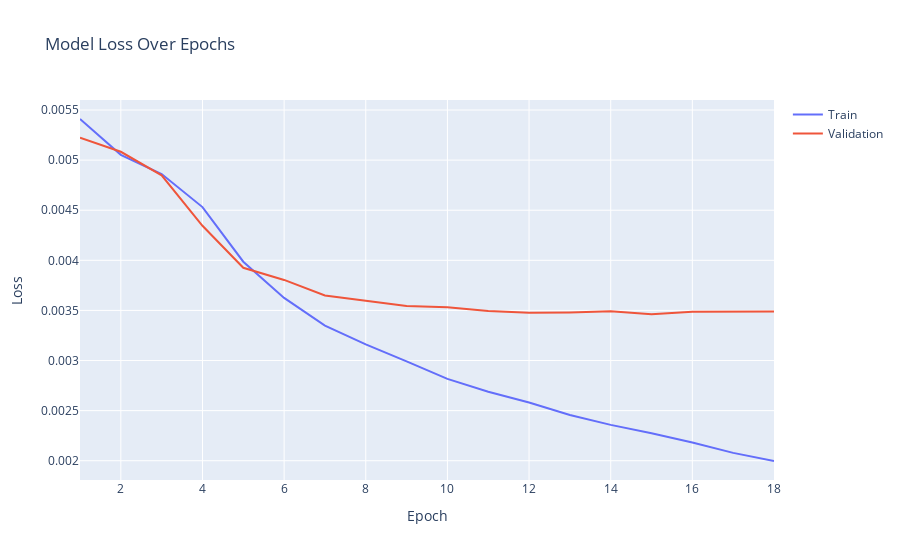
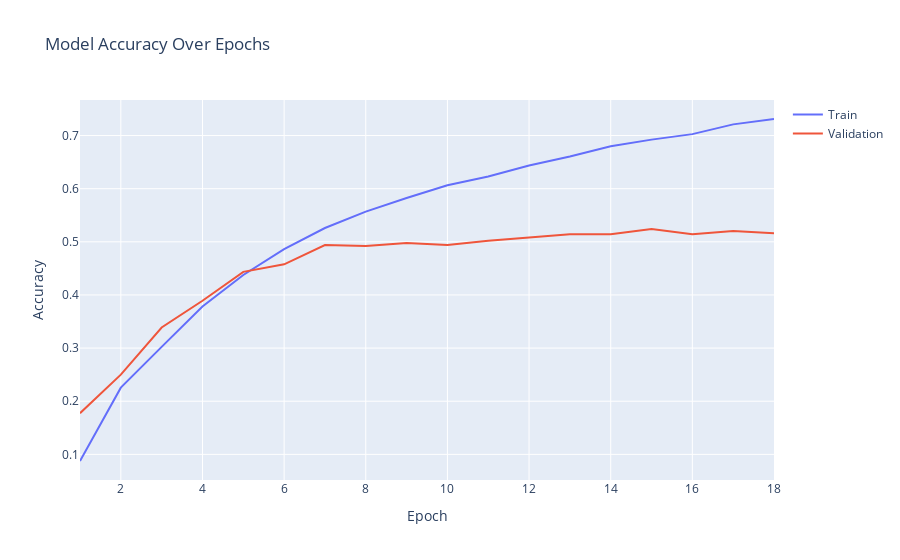

The cell these charts' notebook holds for them, in order:
### Code cell
import plotly.graph_objects as go

# Create interactive plot for loss
fig_loss = go.Figure()
fig_loss.add_trace(go.Scatter(x=list(range(1, len(history.history['loss']) + 1)), y=history.history['loss'], mode='lines', name='Train'))
fig_loss.add_trace(go.Scatter(x=list(range(1, len(history.history['val_loss']) + 1)), y=history.history['val_loss'], mode='lines', name='Validation'))
fig_loss.update_layout(title='Model Loss Over Epochs', xaxis_title='Epoch', yaxis_title='Loss')
fig_loss.show()

# Create interactive plot for accuracy
fig_accuracy = go.Figure()
fig_accuracy.add_trace(go.Scatter(x=list(range(1, len(history.history['accuracy']) + 1)), y=history.history['accuracy'], mode='lines', name='Train'))
fig_accuracy.add_trace(go.Scatter(x=list(range(1, len(history.history['val_accuracy']) + 1)), y=history.history['val_accuracy'], mode='lines', name='Validation'))
fig_accuracy.update_layout(title='Model Accuracy Over Epochs', xaxis_title='Epoch', yaxis_title='Accuracy')
fig_accuracy.show()

### Figure 1 — Plotly figure (JSON) as saved in the notebook; plotly's stock layout.template omitted (floating-point values rounded to 4 significant figures)
{"data": [{"mode": "lines", "name": "Train", "type": "scatter", "x": [1, 2, 3, 4, 5, 6, 7, 8, 9, 10, 11, 12, 13, 14, 15, 16, 17, 18], "y": [0.00541, 0.005053, 0.004861, 0.004531, 0.003986, 0.003625, 0.003348, 0.003161, 0.002991, 0.002816, 0.002689, 0.00258, 0.002457, 0.002358, 0.002274, 0.002182, 0.002078, 0.001997]}, {"mode": "lines", "name": "Validation", "type": "scatter", "x": [1, 2, 3, 4, 5, 6, 7, 8, 9, 10, 11, 12, 13, 14, 15, 16, 17, 18], "y": [0.005223, 0.005083, 0.004849, 0.004345, 0.003926, 0.003804, 0.00365, 0.003597, 0.003545, 0.003532, 0.003495, 0.003477, 0.003479, 0.003491, 0.003462, 0.003487, 0.003488, 0.003488]}], "layout": {"title": {"text": "Model Loss Over Epochs"}, "xaxis": {"title": {"text": "Epoch"}}, "yaxis": {"title": {"text": "Loss"}}}}

### Figure 2 — Plotly figure (JSON) as saved in the notebook; plotly's stock layout.template omitted (floating-point values rounded to 4 significant figures)
{"data": [{"mode": "lines", "name": "Train", "type": "scatter", "x": [1, 2, 3, 4, 5, 6, 7, 8, 9, 10, 11, 12, 13, 14, 15, 16, 17, 18], "y": [0.08752, 0.2255, 0.3023, 0.3784, 0.4376, 0.4863, 0.526, 0.5568, 0.5824, 0.6066, 0.623, 0.6436, 0.6607, 0.6798, 0.6923, 0.7026, 0.7211, 0.7311]}, {"mode": "lines", "name": "Validation", "type": "scatter", "x": [1, 2, 3, 4, 5, 6, 7, 8, 9, 10, 11, 12, 13, 14, 15, 16, 17, 18], "y": [0.1774, 0.25, 0.3387, 0.3891, 0.4435, 0.4577, 0.494, 0.4919, 0.498, 0.494, 0.502, 0.5081, 0.5141, 0.5141, 0.5242, 0.5141, 0.5202, 0.5161]}], "layout": {"title": {"text": "Model Accuracy Over Epochs"}, "xaxis": {"title": {"text": "Epoch"}}, "yaxis": {"title": {"text": "Accuracy"}}}}
